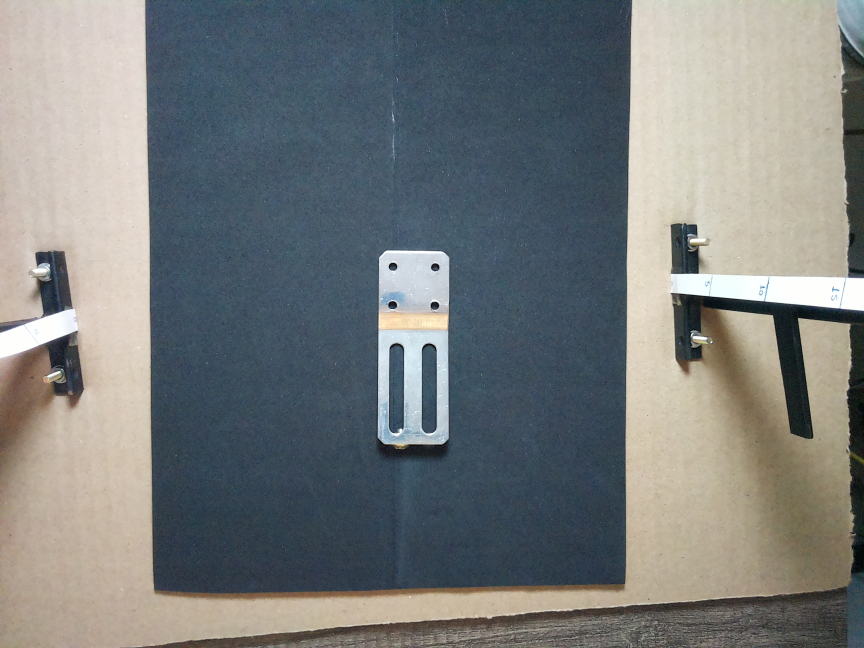
#> input picture centroids/teste35cm.jpeg, 2592 x 1944 px (shown at 1/3 size)
$ python centroids.py
#> lines starting #> are read from the running program, lines starting #| are printed output that depends on the picture; after the words box and inside, x2 and y2 are one past the last pixel; in counts of white or black regions, pixels touching at a corner belong together
import cv2
import numpy as np
from skimage.morphology import disk
from skimage.filters import threshold_otsu
from skimage.morphology import opening, remove_small_objects, remove_small_holes
from skimage.measure import label, regionprops
import matplotlib.pyplot as plt

# Load camera parameters
# Assuming camera parameters are stored in a dictionary format in a file 'calibration.npz'
camera_params = np.load('calibration.npz', allow_pickle=True)
#> (reads centroids/calibration.npz from the repository)
camera_matrix = camera_params['mtx']
dist_coeffs = camera_params['dist']

# Read and undistort the image
Ij = cv2.imread('teste35cm.jpeg')
#> Ij is the input picture: shape (1944, 2592, 3); mean B, G, R 124, 124, 120.3
Ioriginal = cv2.undistort(Ij, camera_matrix, dist_coeffs)
Ioriginal = cv2.resize(Ioriginal, (1200, 700))
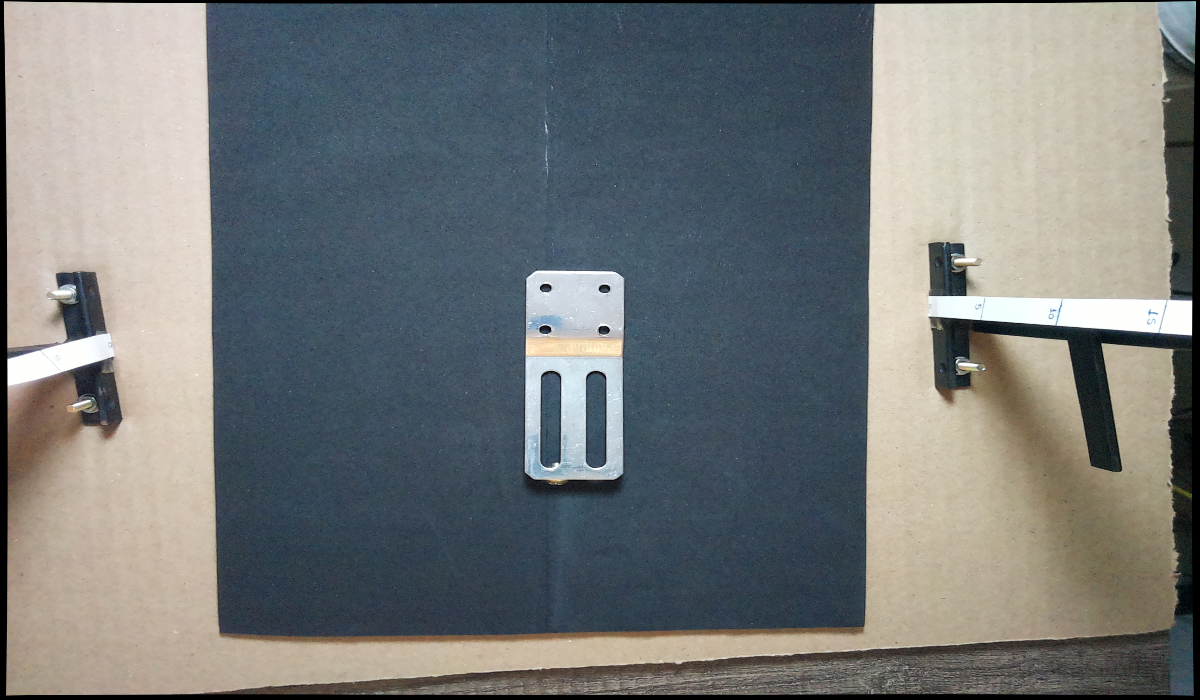
#> Ioriginal: shape (700, 1200, 3); mean B, G, R 121.1, 121, 117.3
Ioriginal = Ioriginal[0:650, 200:850]
#> Ioriginal: shape (650, 650, 3)

# [11 lines of commented-out code are left out]
I = cv2.cvtColor(Ioriginal, cv2.COLOR_BGR2GRAY)
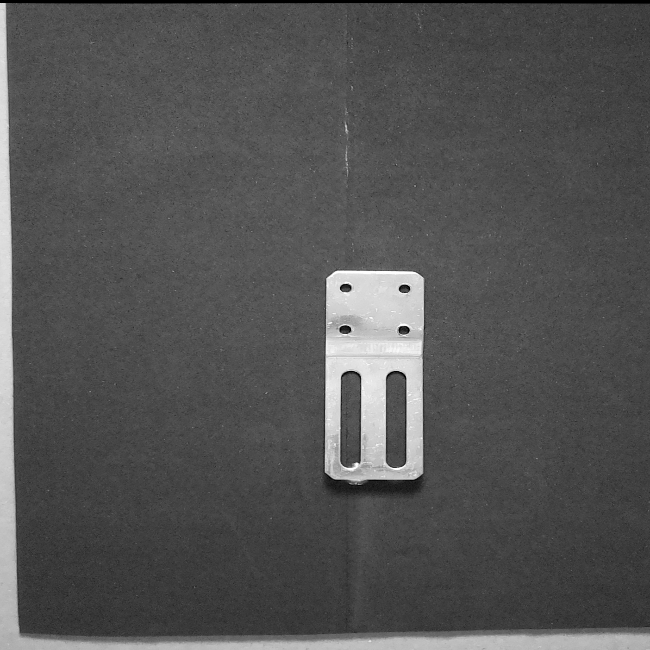
#> I: shape (650, 650); min 0, max 255, mean 83.2

# Binarize the image
limiar = threshold_otsu(I)
#> limiar = 136
_, ImagemC = cv2.threshold(I, limiar, 255, cv2.THRESH_BINARY)
#> ImagemC: shape (650, 650); 7.4% white; 22 white regions (20 under 20 px), largest, box (x1, y1, x2, y2) and area: (325, 270, 424, 482) 16181, (0, 3, 650, 650) 15149

# # Invert the image
#ImagemC = np.invert(ImagemC)

# # Morphological opening
#ImagemC = opening(ImagemC, disk(1))
ImagemC = cv2.medianBlur(ImagemC, 11)
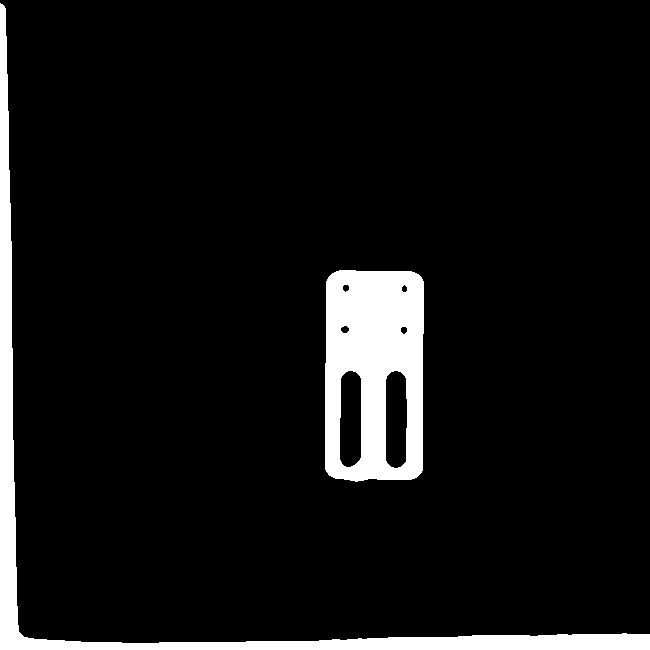
#> ImagemC: shape (650, 650); 7.5% white; 2 white regions, box (x1, y1, x2, y2) and area: (325, 270, 424, 482) 16419, (0, 3, 650, 650) 15137
cv2.imwrite("C.png", ImagemC)
cv2.imshow("", ImagemC)
cv2.waitKey(500)

detected_circles = cv2.HoughCircles(ImagemC,
                   cv2.HOUGH_GRADIENT, 1, 7, param1 = 100,
               param2 = 6, minRadius = 2, maxRadius = 5)
#> detected_circles = [[403.5, 329.5, 3.3], [345.5, 287.5, 3.3], [404.5, 288.5, 3.3], [344.5, 329.5, 4]]

if detected_circles is not None:

    print(len(detected_circles))
#| 1
    # Convert the circle parameters a, b and r to integers.
    detected_circles = np.uint16(np.around(detected_circles))
#> detected_circles = [[404, 330, 3], [346, 288, 3], [404, 288, 3], [344, 330, 4]]

    for pt in detected_circles[0, :]:
        a, b, r = pt[0], pt[1], pt[2]

        # Draw the circumference of the circle.
        cv2.circle(Ioriginal, (a, b), r, (0, 255, 0), 2)

        # Draw a small circle (of radius 1) to show the center.
        cv2.circle(Ioriginal, (a, b), 1, (0, 0, 255), 3)
#> this loop made 4 passes
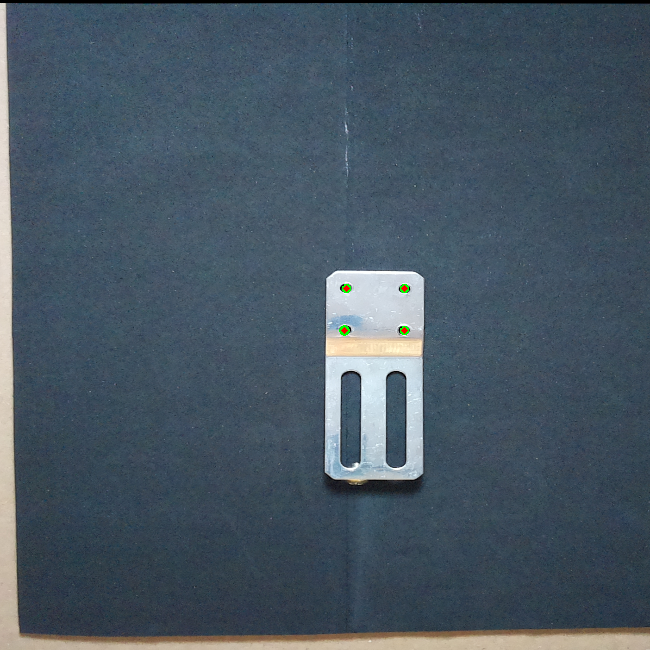
#> Ioriginal: shape (650, 650, 3); mean B, G, R 98.7, 86.3, 71.4

cv2.imshow("img", cv2.resize(Ioriginal, (1200, 700)))
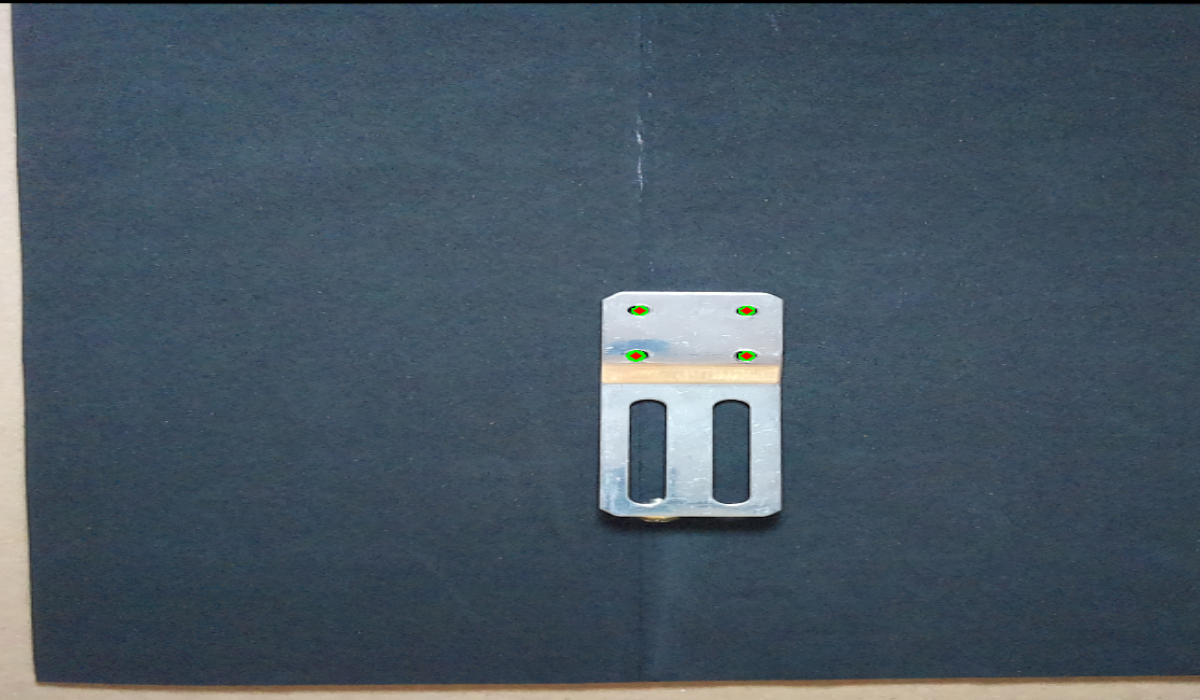
#> window 'img': shape (700, 1200, 3); mean B, G, R 98.6, 86.2, 71.3
cv2.waitKey(500)

# Label regions
imLabel, N = label(ImagemC, return_num=True)
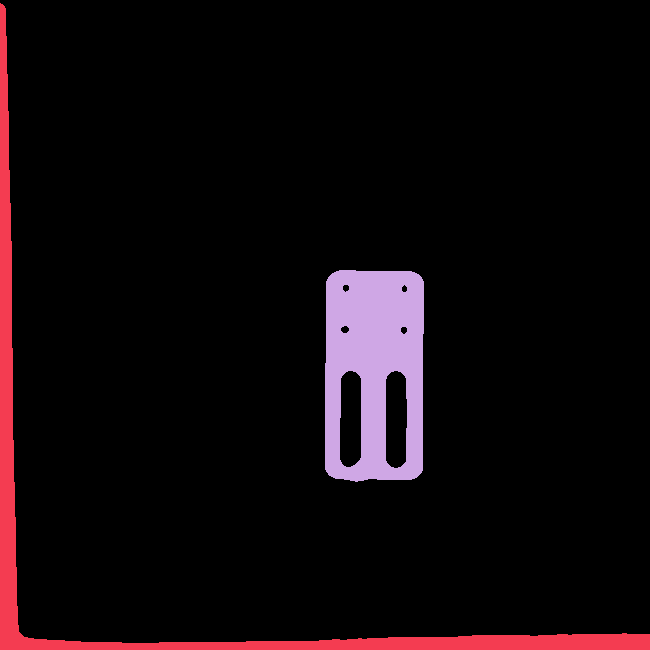
#> imLabel: shape (650, 650) int64; 3 distinct labels, from 0 to 2; one colour per label, 0 black
#> N = 2

# Analyze regions
info = []
for region in regionprops(imLabel):
    info.append({
        'area': region.area,
        'centroid': region.centroid,
        'bounding_box': region.bbox,
        'label': region.label
    })
#> this loop made 2 passes
#> after the loop, info = 2 items

# Calculate the mean area
areas = np.array([region['area'] for region in info])
#> areas = [15137, 16419]
mean_area = np.mean(areas)
#> mean_area = 15778

# Filter regions based on area
for region in info:
    if region['area'] > mean_area or region['area'] < mean_area / 3:
        ImagemC[imLabel == region['label']] = 0
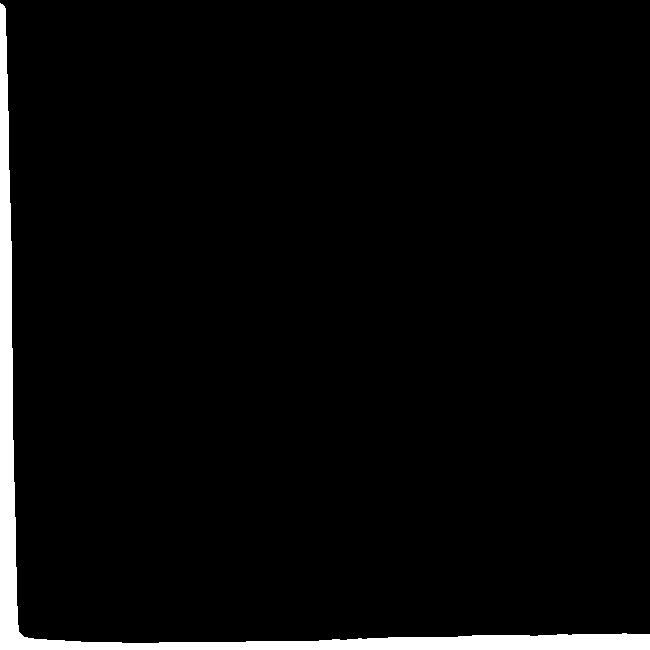
#> ImagemC: shape (650, 650); 3.6% white; 1 white region, box (x1, y1, x2, y2) and area: (0, 3, 650, 650) 15137

# Re-label regions
imLabel, N = label(ImagemC, return_num=True)
#> N = 1

# Analyze the new regions
info = []
for region in regionprops(imLabel):
    info.append({
        'area': region.area,
        'centroid': region.centroid,
        'bounding_box': region.bbox
    })
#> this loop made 1 pass
#> after the loop, info = 1 item

# [7 lines of commented-out code are left out]
def plot_bbs(image, info, index):
    vmin, vmax, umin, umax = info[index]['bounding_box']
    cv2.rectangle(image, (umin, vmin), (umax, vmax), (0, 255, 0), 2)

# Example usage of plot_bbs function
#plot_bbs(Ioriginal, info, 0)
